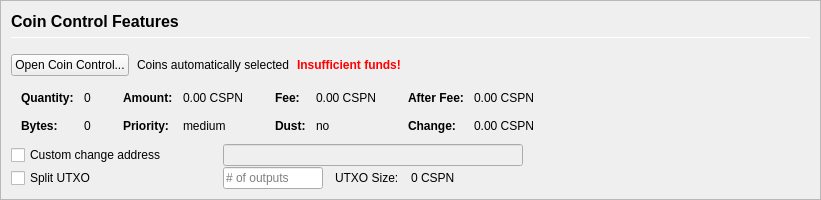
         <widget class="QFrame" name="frameCoinControl">
          <property name="sizePolicy">
           <sizepolicy hsizetype="Expanding" vsizetype="Expanding">
            <horstretch>0</horstretch>
            <verstretch>0</verstretch>
           </sizepolicy>
          </property>
          <property name="maximumSize">
           <size>
            <width>16777215</width>
            <height>16777215</height>
           </size>
          </property>
          <property name="frameShape">
           <enum>QFrame::StyledPanel</enum>
          </property>
          <property name="frameShadow">
           <enum>QFrame::Sunken</enum>
          </property>
          <layout class="QVBoxLayout" name="verticalLayoutCoinControl2">
           <property name="spacing">
            <number>0</number>
           </property>
           <property name="leftMargin">
            <number>0</number>
           </property>
           <property name="topMargin">
            <number>0</number>
           </property>
           <property name="rightMargin">
            <number>0</number>
           </property>
           <property name="bottomMargin">
            <number>0</number>
           </property>
           <item>
            <widget class="QFrame" name="frameCoinControl_BG">
             <layout class="QVBoxLayout" name="verticalLayoutCoinControl" stretch="0,0,0,0,0,0">
              <property name="spacing">
               <number>1</number>
              </property>
              <property name="leftMargin">
               <number>10</number>
              </property>
              <property name="topMargin">
               <number>10</number>
              </property>
              <item>
               <layout class="QHBoxLayout" name="horizontalLayoutCoinControl1">
                <property name="bottomMargin">
                 <number>15</number>
                </property>
                <item>
                 <layout class="QVBoxLayout" name="verticalLayout_3">
                  <property name="spacing">
                   <number>6</number>
                  </property>
                  <item>
                   <widget class="QLabel" name="labelCoinControlFeatures">
                    <property name="sizePolicy">
                     <sizepolicy hsizetype="Preferred" vsizetype="Maximum">
                      <horstretch>0</horstretch>
                      <verstretch>0</verstretch>
                     </sizepolicy>
                    </property>
                    <property name="minimumSize">
                     <size>
                      <width>0</width>
                      <height>20</height>
                     </size>
                    </property>
                    <property name="font">
                     <font>
                      <pointsize>12</pointsize>
                      <weight>75</weight>
                      <bold>true</bold>
                     </font>
                    </property>
                    <property name="styleSheet">
                     <string notr="true">font-weight:bold;</string>
                    </property>
                    <property name="text">
                     <string>Coin Control Features</string>
                    </property>
                   </widget>
                  </item>
                  <item>
                   <widget class="Line" name="line">
                    <property name="minimumSize">
                     <size>
                      <width>0</width>
                      <height>1</height>
                     </size>
                    </property>
                    <property name="maximumSize">
                     <size>
                      <width>16777215</width>
                      <height>1</height>
                     </size>
                    </property>
                    <property name="orientation">
                     <enum>Qt::Horizontal</enum>
                    </property>
                   </widget>
                  </item>
                 </layout>
                </item>
               </layout>
              </item>
              <item>
               <layout class="QHBoxLayout" name="horizontalLayoutCoinControl2" stretch="0,0,0,0">
                <property name="spacing">
                 <number>8</number>
                </property>
                <property name="bottomMargin">
                 <number>10</number>
                </property>
                <item>
                 <widget class="QPushButton" name="pushButtonCoinControl">
                  <property name="styleSheet">
                   <string notr="true"/>
                  </property>
                  <property name="text">
                   <string>Open Coin Control...</string>
                  </property>
                  <property name="autoDefault">
                   <bool>false</bool>
                  </property>
                 </widget>
                </item>
                <item>
                 <widget class="QLabel" name="labelCoinControlAutomaticallySelected">
                  <property name="text">
                   <string>Coins automatically selected</string>
                  </property>
                  <property name="margin">
                   <number>5</number>
                  </property>
                 </widget>
                </item>
                <item>
                 <widget class="QLabel" name="labelCoinControlInsuffFunds">
                  <property name="font">
                   <font>
                    <weight>75</weight>
                    <bold>true</bold>
                   </font>
                  </property>
                  <property name="styleSheet">
                   <string notr="true">color:red;font-weight:bold;</string>
                  </property>
                  <property name="text">
                   <string>Insufficient funds!</string>
                  </property>
                  <property name="margin">
                   <number>5</number>
                  </property>
                 </widget>
                </item>
                <item>
                 <spacer name="horizontalSpacerCoinControl">
                  <property name="orientation">
                   <enum>Qt::Horizontal</enum>
                  </property>
                  <property name="sizeHint" stdset="0">
                   <size>
                    <width>40</width>
                    <height>1</height>
                   </size>
                  </property>
                 </spacer>
                </item>
               </layout>
              </item>
              <item>
               <widget class="QWidget" name="widgetCoinControl" native="true">
                <property name="sizePolicy">
                 <sizepolicy hsizetype="Preferred" vsizetype="Preferred">
                  <horstretch>0</horstretch>
                  <verstretch>0</verstretch>
                 </sizepolicy>
                </property>
                <property name="minimumSize">
                 <size>
                  <width>0</width>
                  <height>0</height>
                 </size>
                </property>
                <property name="styleSheet">
                 <string notr="true"/>
                </property>
                <layout class="QHBoxLayout" name="horizontalLayoutCoinControl5">
                 <property name="leftMargin">
                  <number>0</number>
                 </property>
                 <property name="topMargin">
                  <number>0</number>
                 </property>
                 <property name="rightMargin">
                  <number>0</number>
                 </property>
                 <property name="bottomMargin">
                  <number>0</number>
                 </property>
                 <item>
                  <layout class="QHBoxLayout" name="horizontalLayoutCoinControl3" stretch="0,0,0,1">
                   <property name="spacing">
                    <number>20</number>
                   </property>
                   <property name="topMargin">
                    <number>0</number>
                   </property>
                   <property name="bottomMargin">
                    <number>10</number>
                   </property>
                   <item>
                    <layout class="QFormLayout" name="formLayoutCoinControl1">
                     <property name="horizontalSpacing">
                      <number>10</number>
                     </property>
                     <property name="verticalSpacing">
                      <number>14</number>
                     </property>
                     <property name="leftMargin">
                      <number>10</number>
                     </property>
                     <property name="topMargin">
                      <number>4</number>
                     </property>
                     <property name="rightMargin">
                      <number>6</number>
                     </property>
                     <item row="0" column="0">
                      <widget class="QLabel" name="labelCoinControlQuantityText">
                       <property name="font">
                        <font>
                         <weight>75</weight>
                         <bold>true</bold>
                        </font>
                       </property>
                       <property name="text">
                        <string>Quantity:</string>
                       </property>
                       <property name="margin">
                        <number>0</number>
                       </property>
                      </widget>
                     </item>
                     <item row="0" column="1">
                      <widget class="QLabel" name="labelCoinControlQuantity">
                       <property name="cursor">
                        <cursorShape>IBeamCursor</cursorShape>
                       </property>
                       <property name="contextMenuPolicy">
                        <enum>Qt::ActionsContextMenu</enum>
                       </property>
                       <property name="text">
                        <string notr="true">0</string>
                       </property>
                       <property name="margin">
                        <number>0</number>
                       </property>
                       <property name="textInteractionFlags">
                        <set>Qt::LinksAccessibleByMouse|Qt::TextSelectableByKeyboard|Qt::TextSelectableByMouse</set>
                       </property>
                      </widget>
                     </item>
                     <item row="1" column="0">
                      <widget class="QLabel" name="labelCoinControlBytesText">
                       <property name="font">
                        <font>
                         <weight>75</weight>
                         <bold>true</bold>
                        </font>
                       </property>
                       <property name="text">
                        <string>Bytes:</string>
                       </property>
                      </widget>
                     </item>
                     <item row="1" column="1">
                      <widget class="QLabel" name="labelCoinControlBytes">
                       <property name="cursor">
                        <cursorShape>IBeamCursor</cursorShape>
                       </property>
                       <property name="contextMenuPolicy">
                        <enum>Qt::ActionsContextMenu</enum>
                       </property>
                       <property name="text">
                        <string notr="true">0</string>
                       </property>
                       <property name="textInteractionFlags">
                        <set>Qt::LinksAccessibleByMouse|Qt::TextSelectableByKeyboard|Qt::TextSelectableByMouse</set>
                       </property>
                      </widget>
                     </item>
                    </layout>
                   </item>
                   <item>
                    <layout class="QFormLayout" name="formLayoutCoinControl2">
                     <property name="horizontalSpacing">
                      <number>10</number>
                     </property>
                     <property name="verticalSpacing">
                      <number>14</number>
                     </property>
                     <property name="leftMargin">
                      <number>6</number>
                     </property>
                     <property name="topMargin">
                      <number>4</number>
                     </property>
                     <property name="rightMargin">
                      <number>6</number>
                     </property>
                     <item row="0" column="0">
                      <widget class="QLabel" name="labelCoinControlAmountText">
                       <property name="font">
                        <font>
                         <weight>75</weight>
                         <bold>true</bold>
                        </font>
                       </property>
                       <property name="text">
                        <string>Amount:</string>
                       </property>
                       <property name="margin">
                        <number>0</number>
                       </property>
                      </widget>
                     </item>
                     <item row="0" column="1">
                      <widget class="QLabel" name="labelCoinControlAmount">
                       <property name="cursor">
                        <cursorShape>IBeamCursor</cursorShape>
                       </property>
                       <property name="contextMenuPolicy">
                        <enum>Qt::ActionsContextMenu</enum>
                       </property>
                       <property name="text">
                        <string notr="true">0.00 CSPN</string>
                       </property>
                       <property name="textInteractionFlags">
                        <set>Qt::LinksAccessibleByMouse|Qt::TextSelectableByKeyboard|Qt::TextSelectableByMouse</set>
                       </property>
                      </widget>
                     </item>
                     <item row="1" column="0">
                      <widget class="QLabel" name="labelCoinControlPriorityText">
                       <property name="font">
                        <font>
                         <weight>75</weight>
                         <bold>true</bold>
                        </font>
                       </property>
                       <property name="text">
                        <string>Priority:</string>
                       </property>
                      </widget>
                     </item>
                     <item row="1" column="1">
                      <widget class="QLabel" name="labelCoinControlPriority">
                       <property name="cursor">
                        <cursorShape>IBeamCursor</cursorShape>
                       </property>
                       <property name="contextMenuPolicy">
                        <enum>Qt::ActionsContextMenu</enum>
                       </property>
                       <property name="text">
                        <string>medium</string>
                       </property>
                       <property name="textInteractionFlags">
                        <set>Qt::LinksAccessibleByMouse|Qt::TextSelectableByKeyboard|Qt::TextSelectableByMouse</set>
                       </property>
                      </widget>
                     </item>
                    </layout>
                   </item>
                   <item>
                    <layout class="QFormLayout" name="formLayoutCoinControl3">
                     <property name="horizontalSpacing">
                      <number>10</number>
                     </property>
                     <property name="verticalSpacing">
                      <number>14</number>
                     </property>
                     <property name="leftMargin">
                      <number>6</number>
                     </property>
                     <property name="topMargin">
                      <number>4</number>
                     </property>
                     <property name="rightMargin">
                      <number>6</number>
                     </property>
                     <item row="0" column="0">
                      <widget class="QLabel" name="labelCoinControlFeeText">
                       <property name="font">
                        <font>
                         <weight>75</weight>
                         <bold>true</bold>
                        </font>
                       </property>
                       <property name="text">
                        <string>Fee:</string>
                       </property>
                       <property name="margin">
                        <number>0</number>
                       </property>
                      </widget>
                     </item>
                     <item row="0" column="1">
                      <widget class="QLabel" name="labelCoinControlFee">
                       <property name="cursor">
                        <cursorShape>IBeamCursor</cursorShape>
                       </property>
                       <property name="contextMenuPolicy">
                        <enum>Qt::ActionsContextMenu</enum>
                       </property>
                       <property name="text">
                        <string notr="true">0.00 CSPN</string>
                       </property>
                       <property name="textInteractionFlags">
                        <set>Qt::LinksAccessibleByMouse|Qt::TextSelectableByKeyboard|Qt::TextSelectableByMouse</set>
                       </property>
                      </widget>
                     </item>
                     <item row="1" column="0">
                      <widget class="QLabel" name="labelCoinControlLowOutputText">
                       <property name="font">
                        <font>
                         <weight>75</weight>
                         <bold>true</bold>
                        </font>
                       </property>
                       <property name="text">
                        <string>Dust:</string>
                       </property>
                      </widget>
                     </item>
                     <item row="1" column="1">
                      <widget class="QLabel" name="labelCoinControlLowOutput">
                       <property name="cursor">
                        <cursorShape>IBeamCursor</cursorShape>
                       </property>
                       <property name="contextMenuPolicy">
                        <enum>Qt::ActionsContextMenu</enum>
                       </property>
                       <property name="text">
                        <string>no</string>
                       </property>
                       <property name="textInteractionFlags">
                        <set>Qt::LinksAccessibleByMouse|Qt::TextSelectableByKeyboard|Qt::TextSelectableByMouse</set>
                       </property>
                      </widget>
                     </item>
                    </layout>
                   </item>
                   <item>
                    <layout class="QFormLayout" name="formLayoutCoinControl4">
                     <property name="horizontalSpacing">
                      <number>10</number>
                     </property>
                     <property name="verticalSpacing">
                      <number>14</number>
                     </property>
                     <property name="leftMargin">
                      <number>6</number>
                     </property>
                     <property name="topMargin">
                      <number>4</number>
                     </property>
                     <property name="rightMargin">
                      <number>6</number>
                     </property>
                     <item row="0" column="0">
                      <widget class="QLabel" name="labelCoinControlAfterFeeText">
                       <property name="font">
                        <font>
                         <weight>75</weight>
                         <bold>true</bold>
                        </font>
                       </property>
                       <property name="text">
                        <string>After Fee:</string>
                       </property>
                       <property name="margin">
                        <number>0</number>
                       </property>
                      </widget>
                     </item>
                     <item row="0" column="1">
                      <widget class="QLabel" name="labelCoinControlAfterFee">
                       <property name="cursor">
                        <cursorShape>IBeamCursor</cursorShape>
                       </property>
                       <property name="contextMenuPolicy">
                        <enum>Qt::ActionsContextMenu</enum>
                       </property>
                       <property name="text">
                        <string notr="true">0.00 CSPN</string>
                       </property>
                       <property name="textInteractionFlags">
                        <set>Qt::LinksAccessibleByMouse|Qt::TextSelectableByKeyboard|Qt::TextSelectableByMouse</set>
                       </property>
                      </widget>
                     </item>
                     <item row="1" column="0">
                      <widget class="QLabel" name="labelCoinControlChangeText">
                       <property name="font">
                        <font>
                         <weight>75</weight>
                         <bold>true</bold>
                        </font>
                       </property>
                       <property name="text">
                        <string>Change:</string>
                       </property>
                      </widget>
                     </item>
                     <item row="1" column="1">
                      <widget class="QLabel" name="labelCoinControlChange">
                       <property name="cursor">
                        <cursorShape>IBeamCursor</cursorShape>
                       </property>
                       <property name="contextMenuPolicy">
                        <enum>Qt::ActionsContextMenu</enum>
                       </property>
                       <property name="text">
                        <string notr="true">0.00 CSPN</string>
                       </property>
                       <property name="textInteractionFlags">
                        <set>Qt::LinksAccessibleByMouse|Qt::TextSelectableByKeyboard|Qt::TextSelectableByMouse</set>
                       </property>
                      </widget>
                     </item>
                    </layout>
                   </item>
                  </layout>
                 </item>
                </layout>
               </widget>
              </item>
              <item>
               <layout class="QHBoxLayout" name="horizontalLayoutCoinControl4">
                <property name="spacing">
                 <number>12</number>
                </property>
                <property name="sizeConstraint">
                 <enum>QLayout::SetDefaultConstraint</enum>
                </property>
                <property name="topMargin">
                 <number>0</number>
                </property>
                <property name="rightMargin">
                 <number>0</number>
                </property>
                <item>
                 <widget class="QCheckBox" name="checkBoxCoinControlChange">
                  <property name="sizePolicy">
                   <sizepolicy hsizetype="Preferred" vsizetype="Preferred">
                    <horstretch>0</horstretch>
                    <verstretch>0</verstretch>
                   </sizepolicy>
                  </property>
                  <property name="minimumSize">
                   <size>
                    <width>200</width>
                    <height>0</height>
                   </size>
                  </property>
                  <property name="maximumSize">
                   <size>
                    <width>200</width>
                    <height>16777215</height>
                   </size>
                  </property>
                  <property name="toolTip">
                   <string>If this is activated, but the change address is empty or invalid, change will be sent to a newly generated address.</string>
                  </property>
                  <property name="text">
                   <string>Custom change address</string>
                  </property>
                 </widget>
                </item>
                <item>
                 <widget class="QValidatedLineEdit" name="lineEditCoinControlChange">
                  <property name="enabled">
                   <bool>false</bool>
                  </property>
                  <property name="sizePolicy">
                   <sizepolicy hsizetype="Preferred" vsizetype="Preferred">
                    <horstretch>0</horstretch>
                    <verstretch>0</verstretch>
                   </sizepolicy>
                  </property>
                  <property name="minimumSize">
                   <size>
                    <width>300</width>
                    <height>0</height>
                   </size>
                  </property>
                 </widget>
                </item>
                <item>
                 <widget class="QLabel" name="labelCoinControlChangeLabel">
                  <property name="sizePolicy">
                   <sizepolicy hsizetype="Preferred" vsizetype="Preferred">
                    <horstretch>0</horstretch>
                    <verstretch>0</verstretch>
                   </sizepolicy>
                  </property>
                  <property name="minimumSize">
                   <size>
                    <width>100</width>
                    <height>0</height>
                   </size>
                  </property>
                  <property name="text">
                   <string/>
                  </property>
                  <property name="margin">
                   <number>3</number>
                  </property>
                 </widget>
                </item>
               </layout>
              </item>
              <item>
               <layout class="QHBoxLayout" name="horizontalLayoutCoinControl6">
                <property name="spacing">
                 <number>12</number>
                </property>
                <property name="rightMargin">
                 <number>0</number>
                </property>
                <item>
                 <widget class="QCheckBox" name="splitBlockCheckBox">
                  <property name="sizePolicy">
                   <sizepolicy hsizetype="Preferred" vsizetype="Preferred">
                    <horstretch>0</horstretch>
                    <verstretch>0</verstretch>
                   </sizepolicy>
                  </property>
                  <property name="minimumSize">
                   <size>
                    <width>200</width>
                    <height>0</height>
                   </size>
                  </property>
                  <property name="maximumSize">
                   <size>
                    <width>200</width>
                    <height>16777215</height>
                   </size>
                  </property>
                  <property name="text">
                   <string>Split UTXO</string>
                  </property>
                 </widget>
                </item>
                <item>
                 <widget class="QLineEdit" name="splitBlockLineEdit">
                  <property name="sizePolicy">
                   <sizepolicy hsizetype="Preferred" vsizetype="Preferred">
                    <horstretch>50</horstretch>
                    <verstretch>0</verstretch>
                   </sizepolicy>
                  </property>
                  <property name="minimumSize">
                   <size>
                    <width>100</width>
                    <height>0</height>
                   </size>
                  </property>
                  <property name="maximumSize">
                   <size>
                    <width>100</width>
                    <height>16777215</height>
                   </size>
                  </property>
                  <property name="placeholderText">
                   <string># of outputs</string>
                  </property>
                 </widget>
                </item>
                <item>
                 <widget class="QLabel" name="labelBlockSizeText">
                  <property name="text">
                   <string>UTXO Size:</string>
                  </property>
                 </widget>
                </item>
                <item>
                 <widget class="QLabel" name="labelBlockSize">
                  <property name="text">
                   <string>0 CSPN</string>
                  </property>
                 </widget>
                </item>
                <item>
                 <spacer name="horizontalSpacer_7">
                  <property name="orientation">
                   <enum>Qt::Horizontal</enum>
                  </property>
                  <property name="sizeHint" stdset="0">
                   <size>
                    <width>40</width>
                    <height>20</height>
                   </size>
                  </property>
                 </spacer>
                </item>
               </layout>
              </item>
              <item>
               <spacer name="verticalSpacerCoinControl">
                <property name="orientation">
                 <enum>Qt::Vertical</enum>
                </property>
                <property name="sizeHint" stdset="0">
                 <size>
                  <width>800</width>
                  <height>1</height>
                 </size>
                </property>
               </spacer>
              </item>
             </layout>
            </widget>
           </item>
          </layout>
         </widget>
